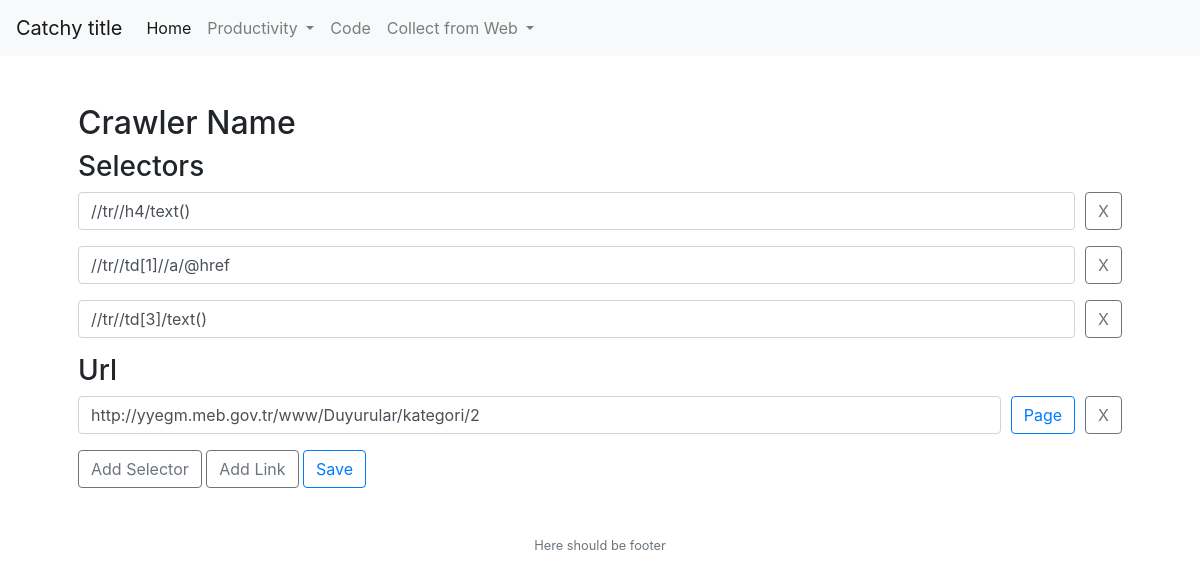
Screenshot of /crawler/1 with the database file from the repository.
### database.py (models this page shows)
class SpiderSelector(Base):
	__tablename__ = 'spider_selector'
	id = Column(Integer,primary_key=True)
	spider_id = Column(Integer)
	selector = Column(String)

class SpiderUrl(Base):
	__tablename__ = 'spider_url'
	id = Column(Integer,primary_key=True)
	spider_id = Column(Integer)
	url = Column(String)

### app.py (the view)
@app.route('/crawler/<int:id>')
def crawler_info(id):
    pairs , urls = getCrawlerInfo(id)
    return render_template("crawler.html",tableTitle="Crawler Name",pairs=pairs,urls=urls)

### helper.py (called while the page is built)
def getCrawlerInfo(id):
    session = Session()
    pairs = []
    urls = []
    result = session.query(SpiderSelector).filter(SpiderSelector.spider_id == id)
    for i in range(result.count()):
        pairs.append(result[i].selector)
    url = session.query(SpiderUrl).filter(SpiderUrl.spider_id == id)
    for i in range(url.count()):
        urls.append(url[i].url)
    return pairs,urls

### templates/crawler.html (shortened to what this page needs)
{% extends "layout.html" %}
{% block main %}
<h2>{{ tableTitle }}</h2>
<form id='selectors'>
    <h3>Selectors</h3>
    {% for selector in pairs %}
    <div id="selector{{ loop.index }}" class="form-group form-row">
        <div class="col">
            <input type="text" class="form-control" placeholder="XPath Selector" value="{{ selector }}">
        </div>
        <div class="col-md-auto">
            <button onclick="remove(this)" type="button" class="btn btn-outline-secondary">X</button>
        </div>
    </div>
    {% endfor %}
    <h3>Url</h3>
    {% for url in urls %}
    <div class="form-group form-row">
        <div class="col">
            <input type="text" class="form-control" placeholder="Url" value="{{ url }}">
        </div>
        <div class="col-md-auto">
            <a href="{{ url }}" target="_blank" class="btn btn-outline-primary" role="button" aria-pressed="true">Page</a>
        </div>
        <div class="col-md-auto">
            <button onclick="remove(this)" type="button" class="btn btn-outline-secondary">X</button>
        </div>
    </div>
    {% endfor %}
</form>
<button id="addSelector" type="button" class="btn btn-outline-secondary">Add Selector</button>
<button id="addLink" type="button" class="btn btn-outline-secondary">Add Link</button>
<button id="saveCrawler" type="button" class="btn btn-outline-primary">Save</button>
{% endblock %}

### rows the page displays
SpiderSelector: selector "//tr//h4/text()"
SpiderSelector: selector "//tr//td[1]//a/@href"
SpiderSelector: selector "//tr//td[3]/text()"
SpiderUrl: url "http://yyegm.meb.gov.tr/www/Duyurular/kategori/2"

### other values shown
{{ tableTitle }} "Crawler Name"
